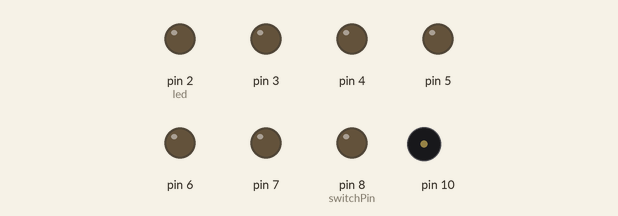
This sketch was run on a simulated Arduino Uno, built with avr-gcc and run on an emulated ATmega328P. Shown: output pins drawn as LEDs (lit = HIGH), buzzer (waves = sounding).

Above: at 0.1 s.
At 10.1 s:
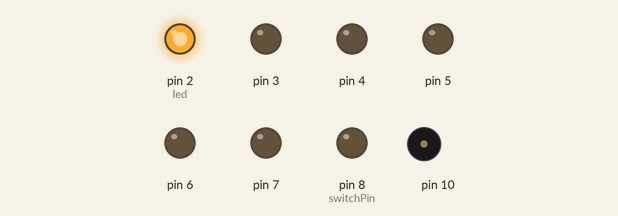
At 30.1 s:
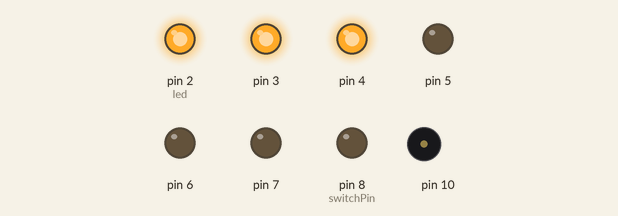
At 60.1 s:
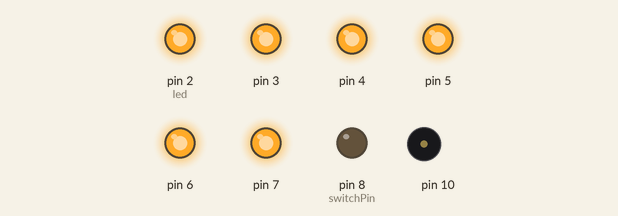
At 90.1 s:
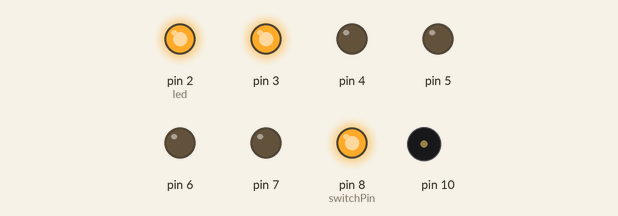
At 121.1 s:
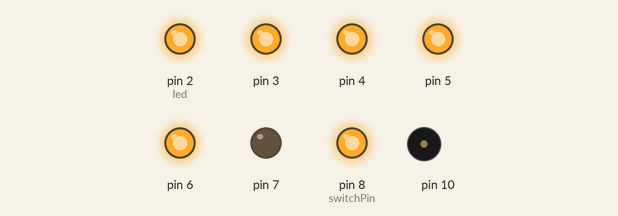
Timing chart, 0 to 122.6 s (numbered marks = the images above):
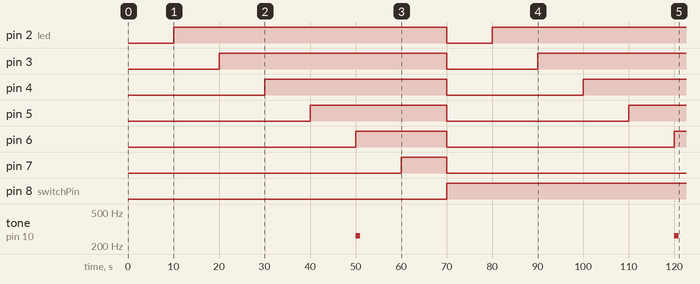

The sketch:

Digital_Hourglass_-_P8.ino
```cpp
const int switchPin = 8;
unsigned long previousTime = 0;
int switchState = 0;
int prevSwitchState = 0;
int led = 2;
long interval = 10000;
void setup() {
  // put your setup code here, to run once:
  for(int x = 2; x < 8; x++){
    pinMode(x, OUTPUT);
  }
  pinMode(switchPin, OUTPUT);

}

void loop() {
  // put your main code here, to run repeatedly:
  unsigned long currentTime = millis();
  if((currentTime - previousTime) > interval)
  {
    previousTime = currentTime;
    digitalWrite(led, HIGH);
    led++;
    if(led == 7){
      //figure this out in a bit
      tone(10,262,1000);
      //plays middle C for half a sec when all 6 LEDs are lit
    }
  }
  switchState = digitalRead(switchPin);
  if(switchState != prevSwitchState){
    for(int y = 2; y < 8; y++){
      digitalWrite(y, LOW);
    }
    led = 2;
    previousTime = currentTime;
    prevSwitchState = switchState;
  }

}
```

Measured:
- by itself, pin 2 (led): LOW → HIGH at 10.0 s, → LOW 60.0 s later, → HIGH 10.0 s later
- by itself, pin 3: LOW → HIGH at 20.0 s, → LOW 50.0 s later, → HIGH 20.0 s later
- by itself, pin 4: LOW → HIGH at 30.0 s, → LOW 40.0 s later, → HIGH 30.0 s later
- by itself, pin 5: LOW → HIGH at 40.0 s, → LOW 30.0 s later, → HIGH 40.0 s later
- by itself, pin 6: LOW → HIGH at 50.0 s, → LOW 20.0 s later, → HIGH 50.0 s later
- by itself, pin 7: LOW → HIGH at 60.0 s, → LOW 10.0 s later
- by itself, pin 8 (switchPin): LOW → HIGH at 70.0 s
- by itself, tone on pin 10: alternates 262 Hz for 1.0 s and silent for 69.0 s
